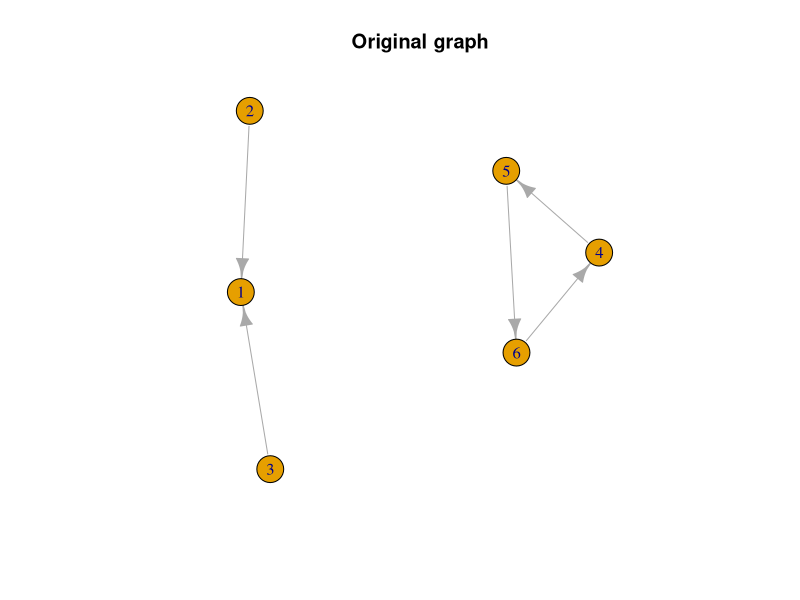
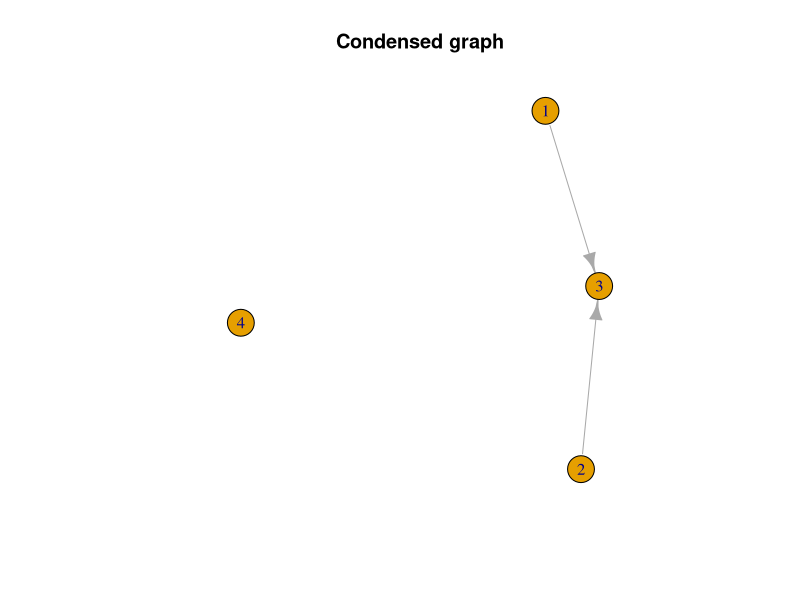

Write R code to recreate these figures, in order.
## ---- chunk 1
library("igraph")
## ---- chunk 2
n <- 6
# An example directed graph
g <- make_graph(edges = c(2, 1, 3, 1, 6, 4, 4, 5, 5, 6), n = n, directed = TRUE) # Changable coefficients
plot(g, main = "Original graph")
## ---- chunk 3
KosarajuSCC <- function(g){  
  #Comparing d with S.node, get the overlapping ones and remove the NA
  getnotNA <- function(d,S.node){
    k <- length(which(d>0))   
    d.useful <- NULL
    d.useful <- subset(d[1:k],match(d[1:k],S.node)>0)
    return(d.useful)
  }
  #-----------------------------------------------------------##
  g.adjacency <- as.matrix(as_adjacency_matrix(g))
  n <- nrow(g.adjacency)
  List.out <- vector(mode="list")
  List.node <- seq(0,0,length.out=n)
  S.node <- seq(from=1,to=n)
##------------------declaration of variables used-------------##
  
  #g <- graph.adjacency(g.adjacency)
  #Mt <- t(M)
  gt <- t(g.adjacency) %>%
    graph.adjacency
  Source.node <- S.node[round(runif(1)*n)]
  Count <- 0
##------------------generate a stack of nodes in graph---------##
##------------------give the topology rank of each nodes-------##
  while (any(S.node != 0)){
    d <- graph.dfs(g,root=Source.node,neimode="out",unreachable=FALSE)
    d.useful <- getnotNA(d$order,S.node)
    k <- length(d.useful)
    for(i in 1:k){
      List.node[n-(Count + i-1)] <- d.useful[k-i+1]
    }
    Count <- Count+k
    S.node[d.useful] <- 0
    if(all(S.node==0)) break
    Source.node <- S.node[S.node!=0][1]
  }  
##------Reverse the directions of all arcs to obtain the transport graph---##
##-------------------------------------------------------------------------##
  Count <- 0
  while (any(List.node !=0)){
    Source.node <- List.node[which(List.node!=0)[1]]
    d <- graph.dfs(gt,root=Source.node,neimode="out",unreachable=FALSE)
    d.useful <- getnotNA(d$order,List.node)
    if(length(d)==0)
      break
    Count <- Count+1
##----Record this SCC and remove all these nodes from the graph and the stack---##
    List.out[[Count]] <- d.useful
    List.node[match(d.useful,List.node)] <- 0
  }
  List.out
}
## ---- chunk 4
library(igraph)

# Function to construct the condensed graph, including isolated SCCs
CondensedGraph <- function(g, scc_list) {
  # Number of SCCs
  num_sccs <- length(scc_list)

  # Map nodes to their SCC
  node_to_scc <- rep(0, vcount(g))
  for (i in seq_along(scc_list)) {
    node_to_scc[scc_list[[i]]] <- i
  }

  # Create a new edge list
  edge_list <- matrix(ncol = 2, nrow = 0)  # Initialize an empty edge matrix
  for (v in V(g)) {
    for (neighbor in neighbors(g, v, mode = "out")) {
      scc_v <- node_to_scc[v]
      scc_neighbor <- node_to_scc[neighbor]
      if (scc_v != scc_neighbor) {  # Avoid self-loops
        edge_list <- rbind(edge_list, c(scc_v, scc_neighbor))
      }
    }
  }

  # Ensure all SCCs (even isolated ones) are included
  condensed_g <- make_empty_graph(n = num_sccs, directed = TRUE)  # Create empty graph with all SCCs
  V(condensed_g)$name <- as.character(seq_len(num_sccs))  # Correctly assign SCC labels

  # Add edges if any exist
  if (nrow(edge_list) > 0) {
    condensed_g <- add_edges(condensed_g, t(edge_list))
  }

  return(condensed_g)
}

# Example usage
sccs <- KosarajuSCC(g)  # Compute SCCs
condensed_graph <- CondensedGraph(g, sccs)  # Construct the condensed graph

# Plot the condensed graph
plot(condensed_graph, main = "Condensed graph", vertex.label = V(condensed_graph)$name)

## ---- chunk 5
search_maximal_class <- function(adj_g,i,j) {
  lbs[i] <<- 1
  maxc[j,i] <<- i
  
  for(w in 1:n) {
    if(adj_g[i,w] == 1 & !(w %in% maxc[j,])) {
      search_maximal_class(adj_g,w,j)
    }
  }
}

get_maximal_class <- function(g) {
  lbs <<- rep(0L,n)
  maxc <<- matrix(0,n,n)
  adj_g <- as_adjacency_matrix(g)
  
  num <- 0
  
  for(i in 1:n) {
    if(all(adj_g[,i] == 0)) {
      search_maximal_class(adj_g,i,i)
      num <- num + 1
    }
  }
  
  for(i in 1:n){
    # Loops
    if(lbs[i] == 0) {
      search_maximal_class(adj_g,i,i)
      num <- num + 1
    }
  }
  
  print(paste("Number of maximal classes: ", num))
}
## ---- chunk 6
make_list_maxc <- function(sccs,maxc,n) {
  list_maxc <- list()

  for (i in 1:n) {
    tmp_maxc <- c()
    for (j in 1:n) {
      if (maxc[i,j] != 0) {
        tmp_maxc <- c(tmp_maxc,sccs[[maxc[i,j]]])
      }
    }
    if (!is.null(tmp_maxc)) {
      list_maxc <- append(list_maxc,list(tmp_maxc))
    }
  }
  return(list_maxc)
}
## ---- chunk 7
n <- vcount(condensed_graph)
lbs <- rep(0L,n) # Labels for the nodes, global variable
maxc <- matrix(0,n,n) # Maximal classes, global variable

get_maximal_class(condensed_graph)

list_maxc <- make_list_maxc(sccs,maxc,n)

print(list_maxc)
